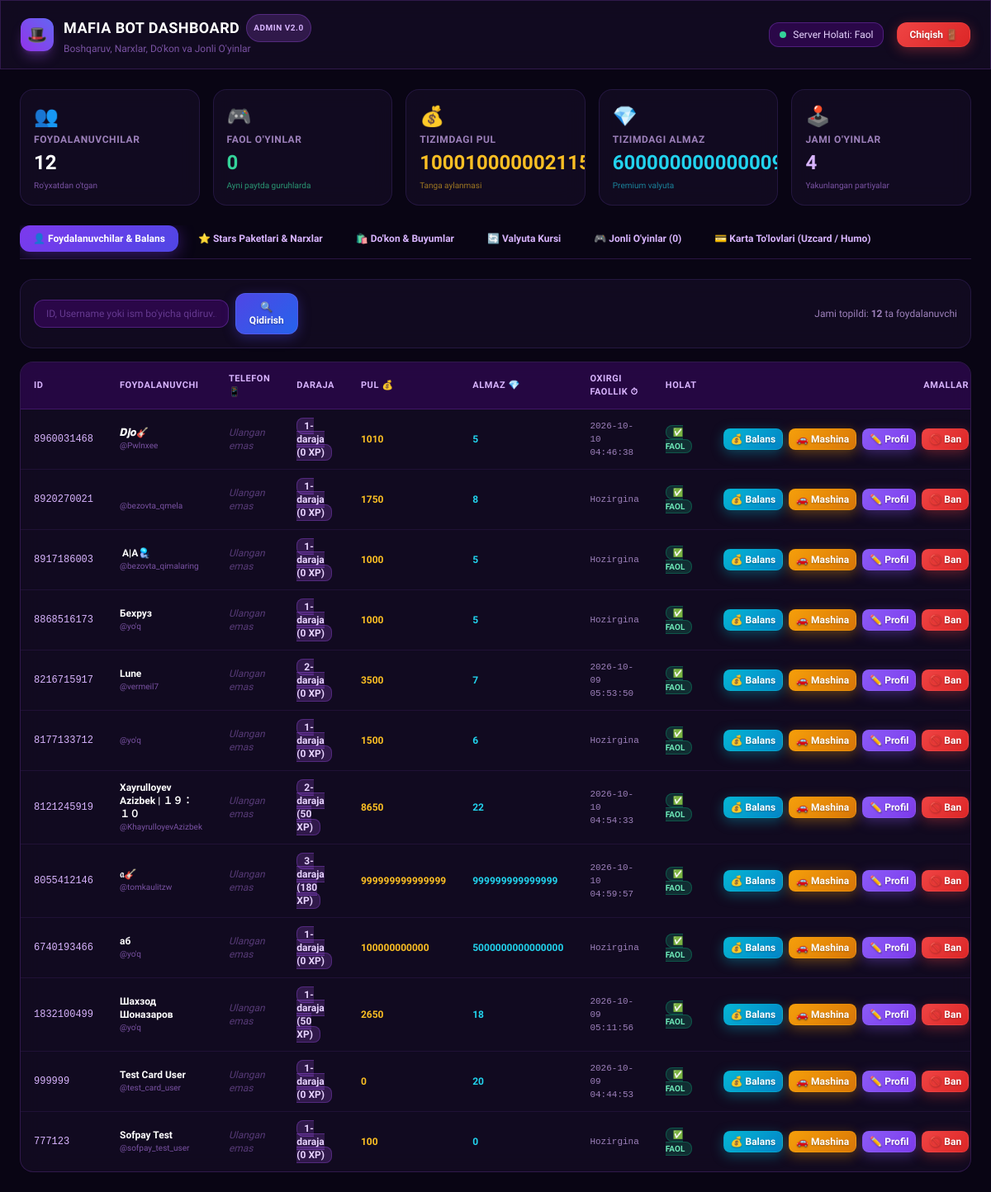
The page / (signed in) on the database its author committed.
### tables this page shows
CREATE TABLE users (
                id INTEGER PRIMARY KEY,
                username TEXT,
                full_name TEXT,
                pul INTEGER DEFAULT 1000,
                almaz INTEGER DEFAULT 5,
                level INTEGER DEFAULT 1,
                xp INTEGER DEFAULT 0,
                games_played INTEGER DEFAULT 0,
                games_won INTEGER DEFAULT 0,
                is_banned INTEGER DEFAULT 0,
                is_admin INTEGER DEFAULT 0,
                vip_until INTEGER DEFAULT 0,
                last_daily_bonus INTEGER DEFAULT 0,
                custom_title TEXT DEFAULT '',
                last_will TEXT DEFAULT '',
                referred_by INTEGER DEFAULT 0,
                created_at TIMESTAMP DEFAULT CURRENT_TIMESTAMP
            , phone_number TEXT DEFAULT '', last_active TEXT DEFAULT '', rep INTEGER DEFAULT 0, bank_pul INTEGER DEFAULT 0, spouse_id INTEGER DEFAULT 0, car TEXT DEFAULT '');

### web/app.py (the view)
@app.get("/", response_class=HTMLResponse)
async def admin_dashboard(request: Request, q: str = ""):
    if not require_admin(request):
        return RedirectResponse(url="/login", status_code=status.HTTP_302_FOUND)
    stats = await db.get_stats()
    users = await db.search_users(query=q, limit=50)
    items = await db.get_items(only_active=False)
    star_pkgs = await db.get_star_packages(only_active=False)
    rate = await db.get_setting("almaz_to_pul_rate", "500")
    card_pkgs = await db.get_card_packages(only_active=False)
    card_txs = await db.get_card_transactions(limit=50)
    card_info = await db.get_card_details()
    active_games = []
    for chat_id, room in game_manager.rooms.items():
        active_games.append({
            "chat_id": chat_id,
            "state": room.state,
            "round": room.round_number,
            "players_count": len(room.players),
            "alive_count": len(room.get_alive_players())
        })
    cars = [
        {"code": "mashina_matiz", "name": "Daewoo Matiz ('Tezkor')"},
        {"code": "mashina_nexia", "name": "Daewoo Nexia 2 ('Xalqona')"},
        {"code": "mashina_gentra", "name": "Chevrolet Gentra ('Qora Gentra')"},
        {"code": "mashina_monza", "name": "Chevrolet Monza"},
        {"code": "mashina_kaban", "name": "Mercedes W140 ('Kaban')"},
        {"code": "mashina_malibu", "name": "Chevrolet Malibu 2 ('Black Edition')"},
        {"code": "mashina_bmw", "name": "BMW M5 F90"},
        {"code": "mashina_gelik", "name": "Mercedes-Benz G63 ('Gelik')"},
        {"code": "mashina_porsche", "name": "Porsche 911 Turbo S"},
        {"code": "mashina_rolls", "name": "Rolls-Royce Phantom ('Don Karleone')"},
    ]
    return templates.TemplateResponse(request=request, name="index.html", context={
        "stats": stats,
        "users": users,
        "items": items,
        "cars": cars,
        "star_pkgs": star_pkgs,
        "card_pkgs": card_pkgs,
        "card_txs": card_txs,
        "card_info": card_info,
        "exchange_rate": rate,
        "active_games": active_games,
        "search_query": q,
        "admin_secret": WEB_ADMIN_SECRET
    })

### web/templates/index.html (shortened to what this page needs)
<!DOCTYPE html>
<html lang="uz">
<head>
    <script src="https://cdn.tailwindcss.com"></script>
</head>
<body class="min-h-screen flex flex-col">
    <header class="glass-card sticky top-0 z-40 border-b border-purple-500/20 px-6 py-4 flex items-center justify-between">
        <div class="flex items-center gap-3">
            <div class="w-10 h-10 bg-gradient-to-tr from-purple-600 to-indigo-500 rounded-xl flex items-center justify-center text-xl shadow-lg shadow-purple-500/30">
                🎩
            </div>
            <div>
                <h1 class="font-extrabold text-lg text-white tracking-wide flex items-center gap-2">
                    MAFIA BOT DASHBOARD
                    <span class="text-[10px] bg-purple-500/20 text-purple-300 px-2 py-0.5 rounded-full border border-purple-500/30 uppercase tracking-wider">Admin v2.0</span>
                </h1>
                <p class="text-xs text-purple-400/60">Boshqaruv, Narxlar, Do'kon va Jonli O'yinlar</p>
            </div>
        </div>
        <div class="flex items-center gap-4">
            <div class="hidden sm:flex items-center gap-2 text-xs bg-purple-950/60 border border-purple-500/30 px-3 py-1.5 rounded-xl">
                <span class="w-2 h-2 rounded-full bg-emerald-400 animate-pulse"></span>
                <span class="text-purple-200">Server Holati: Faol</span>
            </div>
            <a href="/logout" class="btn btn-danger text-xs px-3.5 py-1.5 rounded-xl">
                Chiqish 🚪
            </a>
        </div>
    </header>
    <main class="flex-1 max-w-7xl w-full mx-auto p-4 sm:p-6 space-y-6">
        <div class="grid grid-cols-2 lg:grid-cols-5 gap-4">
            <div class="glass-card p-4 rounded-2xl relative overflow-hidden group">
                <div class="text-2xl mb-1">👥</div>
                <div class="text-xs font-semibold text-purple-300/70 uppercase tracking-wider">Foydalanuvchilar</div>
                <div class="text-2xl font-extrabold text-white mt-1">{{ stats.total_users | default(0) }}</div>
                <div class="text-[10px] text-purple-400/60 mt-1">Ro'yxatdan o'tgan</div>
            </div>
            <div class="glass-card p-4 rounded-2xl relative overflow-hidden group">
                <div class="text-2xl mb-1">🎮</div>
                <div class="text-xs font-semibold text-purple-300/70 uppercase tracking-wider">Faol O'yinlar</div>
                <div class="text-2xl font-extrabold text-emerald-400 mt-1">{{ active_games | length }}</div>
                <div class="text-[10px] text-emerald-400/70 mt-1">Ayni paytda guruhlarda</div>
            </div>
            <div class="glass-card p-4 rounded-2xl relative overflow-hidden group">
                <div class="text-2xl mb-1">💰</div>
                <div class="text-xs font-semibold text-purple-300/70 uppercase tracking-wider">Tizimdagi Pul</div>
                <div class="text-2xl font-extrabold text-amber-400 mt-1">{{ stats.total_pul | default(0) }}</div>
                <div class="text-[10px] text-amber-400/60 mt-1">Tanga aylanmasi</div>
            </div>
            <div class="glass-card p-4 rounded-2xl relative overflow-hidden group">
                <div class="text-2xl mb-1">💎</div>
                <div class="text-xs font-semibold text-purple-300/70 uppercase tracking-wider">Tizimdagi Almaz</div>
                <div class="text-2xl font-extrabold text-cyan-400 mt-1">{{ stats.total_almaz | default(0) }}</div>
                <div class="text-[10px] text-cyan-400/60 mt-1">Premium valyuta</div>
            </div>
            <div class="glass-card p-4 rounded-2xl relative overflow-hidden group col-span-2 lg:col-span-1">
                <div class="text-2xl mb-1">🕹️</div>
                <div class="text-xs font-semibold text-purple-300/70 uppercase tracking-wider">Jami O'yinlar</div>
                <div class="text-2xl font-extrabold text-purple-300 mt-1">{{ stats.total_games | default(0) }}</div>
                <div class="text-[10px] text-purple-400/60 mt-1">Yakunlangan partiyalar</div>
            </div>
        </div>
        <div class="flex items-center gap-2 border-b border-purple-500/20 pb-2 overflow-x-auto">
            <button onclick="switchTab('users')" id="tab-users-btn" class="nav-btn active px-4 py-2 rounded-xl text-xs font-bold transition whitespace-nowrap">
                👤 Foydalanuvchilar & Balans
            </button>
            <button onclick="switchTab('stars')" id="tab-stars-btn" class="nav-btn px-4 py-2 rounded-xl text-xs font-bold text-purple-300 hover:text-white transition whitespace-nowrap">
                ⭐️ Stars Paketlari & Narxlar
            </button>
            <button onclick="switchTab('shop')" id="tab-shop-btn" class="nav-btn px-4 py-2 rounded-xl text-xs font-bold text-purple-300 hover:text-white transition whitespace-nowrap">
                🛍️ Do'kon & Buyumlar
            </button>
            <button onclick="switchTab('exchange')" id="tab-exchange-btn" class="nav-btn px-4 py-2 rounded-xl text-xs font-bold text-purple-300 hover:text-white transition whitespace-nowrap">
                🔄 Valyuta Kursi
            </button>
            <button onclick="switchTab('games')" id="tab-games-btn" class="nav-btn px-4 py-2 rounded-xl text-xs font-bold text-purple-300 hover:text-white transition whitespace-nowrap">
                🎮 Jonli O'yinlar ({{ active_games | length }})
            </button>
            <button onclick="switchTab('cards')" id="tab-cards-btn" class="nav-btn px-4 py-2 rounded-xl text-xs font-bold text-purple-300 hover:text-white transition whitespace-nowrap">
                💳 Karta To'lovlari (Uzcard / Humo)
            </button>
        </div>
        <div id="tab-users" class="space-y-4">
            <div class="flex flex-col sm:flex-row items-center justify-between gap-4 glass-card p-4 rounded-2xl">
                <form method="GET" action="/" class="w-full sm:w-80 flex items-center gap-2">
                    <input type="text" name="q" value="{{ search_query }}" placeholder="ID, Username yoki ism bo'yicha qidiruv..."
                           class="w-full px-3.5 py-2 rounded-xl bg-purple-950/60 border border-purple-500/30 text-xs text-white placeholder-purple-400/40 focus:outline-none focus:border-purple-400">
                    <button type="submit" class="btn btn-primary px-4 py-2 rounded-xl text-xs">
                        🔍 Qidirish
                    </button>
                </form>
                <div class="text-xs text-purple-300/70">
                    Jami topildi: <b>{{ users | length }}</b> ta foydalanuvchi
                </div>
            </div>
            <div class="glass-card rounded-2xl overflow-hidden border border-purple-500/20">
                <div class="overflow-x-auto">
                    <table class="w-full text-left text-xs">
                        <thead class="bg-purple-950/50 text-purple-300 uppercase tracking-wider text-[11px] border-b border-purple-500/20">
                            <tr>
                                <th class="py-3 px-4">ID</th>
                                <th class="py-3 px-4">Foydalanuvchi</th>
                                <th class="py-3 px-4">Telefon 📱</th>
                                <th class="py-3 px-4">Daraja</th>
                                <th class="py-3 px-4">Pul 💰</th>
                                <th class="py-3 px-4">Almaz 💎</th>
                                <th class="py-3 px-4">Oxirgi Faollik ⏱</th>
                                <th class="py-3 px-4">Holat</th>
                                <th class="py-3 px-4 text-right">Amallar</th>
                            </tr>
                        </thead>
                        <tbody class="divide-y divide-purple-500/10">
                            {% for u in users %}
                            <tr class="hover:bg-purple-900/20 transition">
                                <td class="py-3 px-4 font-mono text-purple-300"><code>{{ u.id }}</code></td>
                                <td class="py-3 px-4">
                                    <div class="font-bold text-white">{{ u.full_name }}</div>
                                    <div class="text-purple-400/60 text-[10px]">@{{ u.username or 'yo\'q' }}</div>
                                </td>
                                <td class="py-3 px-4">
                                    {% if u.phone_number %}
                                    <span class="text-emerald-400 font-mono text-xs font-semibold">📱 {{ u.phone_number }}</span>
                                    {% else %}
                                    <span class="text-purple-400/40 text-xs italic">Ulangan emas</span>
                                    {% endif %}
                                </td>
                                <td class="py-3 px-4">
                                    <span class="bg-purple-500/20 text-purple-200 px-2 py-0.5 rounded-lg border border-purple-500/30 font-semibold">
                                        {{ u.level }}-daraja ({{ u.xp }} XP)
                                    </span>
                                </td>
                                <td class="py-3 px-4 font-bold text-amber-400">{{ u.pul }}</td>
                                <td class="py-3 px-4 font-bold text-cyan-400">{{ u.almaz }}</td>
                                <td class="py-3 px-4 text-[11px] text-purple-300/70 font-mono">
                                    {{ u.last_active or 'Hozirgina' }}
                                </td>
                                <td class="py-3 px-4">
                                    {% if u.is_banned %}
                                    <span class="bg-red-500/20 text-red-300 px-2 py-0.5 rounded-lg border border-red-500/30 text-[10px] font-bold">🚫 BLOKLANGAN</span>
                                    {% else %}
                                    <span class="bg-emerald-500/20 text-emerald-300 px-2 py-0.5 rounded-lg border border-emerald-500/30 text-[10px] font-bold">✅ FAOL</span>
                                    {% endif %}
                                </td>
                                <td class="py-3 px-4 text-right space-x-1 whitespace-nowrap">
                                    <button onclick="openBalanceModal({{ u.id }}, '{{ u.full_name | escape }}', {{ u.pul }}, {{ u.almaz }})"
                                            class="btn btn-info px-2 py-1 rounded-lg text-xs font-semibold" title="Balans">
                                        💰 Balans
                                    </button>
                                    <button onclick="openGiveCarModal({{ u.id }}, '{{ u.full_name | escape }}')"
                                            class="btn btn-warning px-2 py-1 rounded-lg text-xs font-semibold" title="Mashina berish">
                                        🚗 Mashina
                                    </button>
                                    <button onclick="openEditProfileModal({{ u.id }}, '{{ u.full_name | escape }}', '{{ u.custom_title or '' }}', {{ u.level }}, {{ u.xp }}, {{ u.rep or 0 }})"
                                            class="btn btn-purple px-2 py-1 rounded-lg text-xs font-semibold" title="Profil tahrirlash">
                                        ✏️ Profil
                                    </button>
                                    <form action="/user/toggle_ban" method="POST" class="inline">
                                        <button type="submit"
                                                class="btn {{ 'btn-success' if u.is_banned else 'btn-danger' }} px-2 py-1 rounded-lg text-xs font-semibold">
                                            {{ '✅ Unban' if u.is_banned else '🚫 Ban' }}
                                        </button>
                                    </form>
                                </td>
                            </tr>
                            {% else %}
                            <tr>
                                <td colspan="9" class="py-8 text-center text-purple-400/60">Foydalanuvchilar topilmadi</td>
                            </tr>
                            {% endfor %}
                        </tbody>
                    </table>
                </div>
            </div>
        </div>
    </main>
</body>
</html>

### rows shown on the page
users: id "8960031468", full_name "𝑫𝒋𝒐🎸", username "Pwlnxee", phone_number "Ulangan emas", level "1", xp "0", pul "1010", almaz "5", last_active "2026-10-10 04:46:38", shows "✅ FAOL", is_banned "🚫 Ban"
users: id "8920270021", username "bezovta_qmela", phone_number "Ulangan emas", level "1", xp "0", pul "1750", almaz "8", last_active "Hozirgina", shows "✅ FAOL", is_banned "🚫 Ban"
users: id "8917186003", full_name "­­ ­­­А|А🪼", username "bezovta_qimalaring", phone_number "Ulangan emas", level "1", xp "0", pul "1000", almaz "5", last_active "Hozirgina", shows "✅ FAOL", is_banned "🚫 Ban"
users: id "8868516173", full_name "Бехруз", username "yo'q", phone_number "Ulangan emas", level "1", xp "0", pul "1000", almaz "5", last_active "Hozirgina", shows "✅ FAOL", is_banned "🚫 Ban"
users: id "8216715917", full_name "Lune", username "vermeil7", phone_number "Ulangan emas", level "2", xp "0", pul "3500", almaz "7", last_active "2026-10-09 05:53:50", shows "✅ FAOL", is_banned "🚫 Ban"
users: id "8177133712", username "yo'q", phone_number "Ulangan emas", level "1", xp "0", pul "1500", almaz "6", last_active "Hozirgina", shows "✅ FAOL", is_banned "🚫 Ban"
users: id "8121245919", full_name "Xayrulloyev Azizbek | １９：１０", username "KhayrulloyevAzizbek", phone_number "Ulangan emas", level "2", xp "50", pul "8650", almaz "22", last_active "2026-10-10 04:54:33", shows "✅ FAOL", is_banned "🚫 Ban"
users: id "8055412146", full_name "𝔞🎸", username "tomkaulitzw", phone_number "Ulangan emas", level "3", xp "180", pul "999999999999999", almaz "999999999999999", last_active "2026-10-10 04:59:57", shows "✅ FAOL", is_banned "🚫 Ban"
users: id "6740193466", full_name "аб", username "yo'q", phone_number "Ulangan emas", level "1", xp "0", pul "100000000000", almaz "5000000000000000", last_active "Hozirgina", shows "✅ FAOL", is_banned "🚫 Ban"
users: id "1832100499", full_name "Шахзод Шоназаров", username "yo'q", phone_number "Ulangan emas", level "1", xp "50", pul "2650", almaz "18", last_active "2026-10-09 05:11:56", shows "✅ FAOL", is_banned "🚫 Ban"
users: id "999999", full_name "Test Card User", username "test_card_user", phone_number "Ulangan emas", level "1", xp "0", pul "0", almaz "20", last_active "2026-10-09 04:44:53", shows "✅ FAOL", is_banned "🚫 Ban"
users: id "777123", full_name "Sofpay Test", username "sofpay_test_user", phone_number "Ulangan emas", level "1", xp "0", pul "100", almaz "0", last_active "Hozirgina", shows "✅ FAOL", is_banned "🚫 Ban"

### other values the page prints
{{ stats.total_users | default(0) }} "12"
{{ active_games | length }} "0"
{{ stats.total_games | default(0) }} "4"
{{ users | length }} "12"
